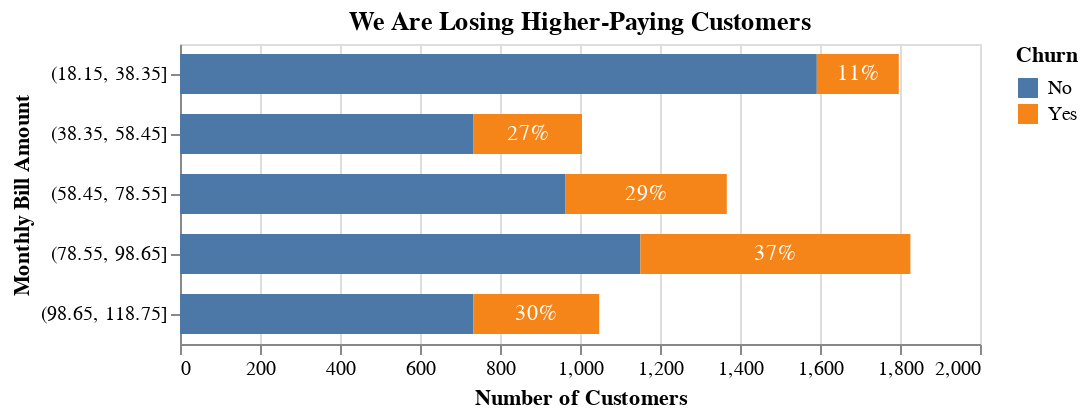

Notebook source saved alongside this figure:
### Code cell
bars = alt.Chart(chart_data,
         title='We Are Losing Higher-Paying Customers',
         height=150
         ).mark_bar(
            size=20
         ).encode(
            alt.X('sum(customerID)', title='Number of Customers'),
            alt.Y('MonthlyChargeBin',title='Monthly Bill Amount'),
            color='Churn',
            order=alt.Order(
                'Churn',
                sort='ascending'
            )
         )

text = alt.Chart(chart_data.query('Churn == "Yes"')).mark_text(color='white').encode(
    x="x:Q",
    y=alt.Y('MonthlyChargeBin'),
    text=alt.Text('percent')
).transform_calculate(
    x='datum.total - datum.customerID/2'
)

(bars + text)

### Figure 1 — Vega-Lite specification as saved in the notebook (floating-point values rounded to 4 significant figures)
{"$schema": "https://vega.github.io/schema/vega-lite/v3.3.0.json", "config": {"mark": {"tooltip": null}, "view": {"height": 300, "width": 400}}, "datasets": {"data-3166a8d4f71a3a875a5d24df9c94d30d": [{"Churn": "Yes", "MonthlyChargeBin": "(18.15, 38.35]", "customerID": 205, "percent": "11%", "total": 1797}, {"Churn": "Yes", "MonthlyChargeBin": "(38.35, 58.45]", "customerID": 271, "percent": "27%", "total": 1005}, {"Churn": "Yes", "MonthlyChargeBin": "(58.45, 78.55]", "customerID": 403, "percent": "29%", "total": 1367}, {"Churn": "Yes", "MonthlyChargeBin": "(78.55, 98.65]", "customerID": 675, "percent": "37%", "total": 1826}, {"Churn": "Yes", "MonthlyChargeBin": "(98.65, 118.75]", "customerID": 315, "percent": "30%", "total": 1048}], "data-5549caf2c5f80677cb64d185bae9e0d9": [{"Churn": "No", "MonthlyChargeBin": "(18.15, 38.35]", "customerID": 1592, "percent": "89%", "total": 1797}, {"Churn": "Yes", "MonthlyChargeBin": "(18.15, 38.35]", "customerID": 205, "percent": "11%", "total": 1797}, {"Churn": "No", "MonthlyChargeBin": "(38.35, 58.45]", "customerID": 734, "percent": "73%", "total": 1005}, {"Churn": "Yes", "MonthlyChargeBin": "(38.35, 58.45]", "customerID": 271, "percent": "27%", "total": 1005}, {"Churn": "No", "MonthlyChargeBin": "(58.45, 78.55]", "customerID": 964, "percent": "71%", "total": 1367}, {"Churn": "Yes", "MonthlyChargeBin": "(58.45, 78.55]", "customerID": 403, "percent": "29%", "total": 1367}, {"Churn": "No", "MonthlyChargeBin": "(78.55, 98.65]", "customerID": 1151, "percent": "63%", "total": 1826}, {"Churn": "Yes", "MonthlyChargeBin": "(78.55, 98.65]", "customerID": 675, "percent": "37%", "total": 1826}, {"Churn": "No", "MonthlyChargeBin": "(98.65, 118.75]", "customerID": 733, "percent": "70%", "total": 1048}, {"Churn": "Yes", "MonthlyChargeBin": "(98.65, 118.75]", "customerID": 315, "percent": "30%", "total": 1048}]}, "layer": [{"data": {"name": "data-5549caf2c5f80677cb64d185bae9e0d9"}, "encoding": {"color": {"field": "Churn", "type": "nominal"}, "order": {"field": "Churn", "sort": "ascending", "type": "nominal"}, "x": {"aggregate": "sum", "field": "customerID", "title": "Number of Customers", "type": "quantitative"}, "y": {"field": "MonthlyChargeBin", "title": "Monthly Bill Amount", "type": "nominal"}}, "height": 150, "mark": {"size": 20, "type": "bar"}, "title": "We Are Losing Higher-Paying Customers"}, {"data": {"name": "data-3166a8d4f71a3a875a5d24df9c94d30d"}, "encoding": {"text": {"field": "percent", "type": "nominal"}, "x": {"field": "x", "type": "quantitative"}, "y": {"field": "MonthlyChargeBin", "type": "nominal"}}, "mark": {"color": "white", "type": "text"}, "transform": [{"as": "x", "calculate": "datum.total - datum.customerID/2"}]}]}
